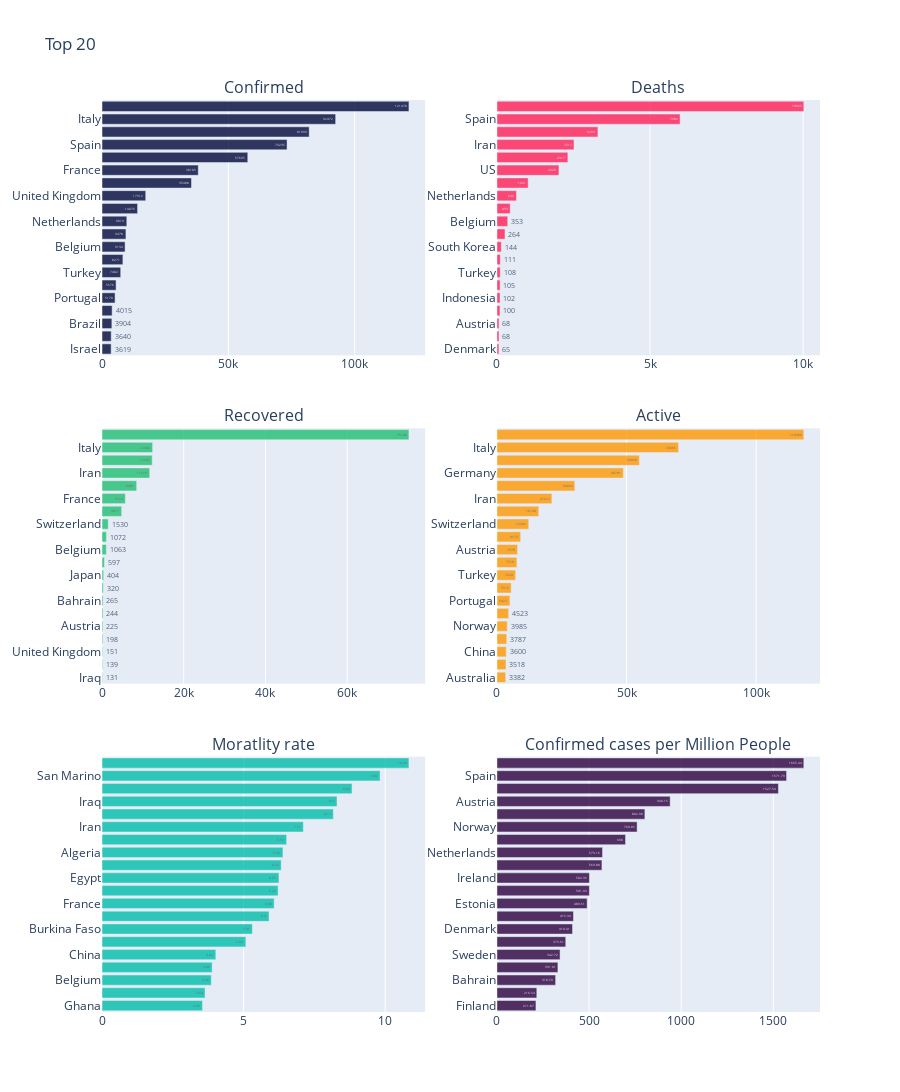

Here is the notebook cell this chart was saved with:
### Markdown cell above
# Top 20 Countries

### Code cell
# Confirmed ==================================================================================================

fig_c = px.bar(flg.sort_values('Confirmed').tail(20), x="Confirmed", y="Country/Region", text='Confirmed', orientation='h')
fig_c.update_traces(marker_color='#000839', opacity=0.8, textposition='auto')
fig_c.update_layout(uniformtext_minsize=8, uniformtext_mode='hide')

# Deaths ===================================================================================================

fig_d = px.bar(flg.sort_values('Deaths').tail(20), x="Deaths", y="Country/Region",  text='Deaths', orientation='h')
fig_d.update_traces(marker_color='#ff1e56', opacity=0.8, textposition='auto')
fig_d.update_layout(uniformtext_minsize=8, uniformtext_mode='hide')

# Recovered =================================================================================================

fig_r = px.bar(flg.sort_values('Recovered').tail(20), x="Recovered", y="Country/Region", text='Recovered', orientation='h')
fig_r.update_traces(marker_color=rec, opacity=0.8, textposition='auto')
fig_r.update_layout(uniformtext_minsize=8, uniformtext_mode='hide')

# Active ====================================================================================================

fig_a = px.bar(flg.sort_values('Active').tail(20), x="Active", y="Country/Region", text='Active', orientation='h')
fig_a.update_traces(marker_color=act, opacity=0.8, textposition='auto')
fig_a.update_layout(uniformtext_minsize=8, uniformtext_mode='hide')

# Moratality ================================================================================================

fig_m = px.bar(temp_m.sort_values('Mortality Rate').tail(20), x="Mortality Rate", y="Country/Region", text='Mortality Rate', orientation='h')
fig_m.update_traces(marker_color='#00bdaa', opacity=0.8, textposition='auto')
fig_m.update_layout(uniformtext_minsize=8, uniformtext_mode='hide')

# Per Million People =================================================================================================

fig_p = px.bar(temp_p.sort_values('Confirmed Per Million People').tail(20), x='Confirmed Per Million People', y='Country/Region', orientation='h', text='Confirmed Per Million People')
fig_p.update_traces(marker_color='#2c003e', opacity=0.8, textposition='auto')
fig_p.update_layout(uniformtext_minsize=8, uniformtext_mode='hide')

# ==========================================================================================================

fig = make_subplots(rows=3, cols=2, shared_xaxes=False, vertical_spacing=0.08, horizontal_spacing=0.1,
                    subplot_titles=("Confirmed", "Deaths", "Recovered", "Active", "Moratlity rate", "Confirmed cases per Million People"))
fig.add_trace(fig_c['data'][0], row=1, col=1)
fig.add_trace(fig_d['data'][0], row=1, col=2)
fig.add_trace(fig_r['data'][0], row=2, col=1)
fig.add_trace(fig_a['data'][0], row=2, col=2)
fig.add_trace(fig_m['data'][0], row=3, col=1)
fig.add_trace(fig_p['data'][0], row=3, col=2)
fig.update_layout(height=1200, title_text="Top 20")

### Figure 1 — Plotly figure (JSON) as saved in the notebook; plotly's stock layout.template omitted (floating-point values rounded to 4 significant figures)
{"data": [{"alignmentgroup": "True", "hoverlabel": {"namelength": 0}, "hovertemplate": "Confirmed=%{text}<br>Country/Region=%{y}", "legendgroup": "", "marker": {"color": "#000839"}, "name": "", "offsetgroup": "", "opacity": 0.8, "orientation": "h", "showlegend": false, "text": [3619, 3640, 3904, 4015, 5170, 5576, 7402, 8271, 9134, 9478, 9819, 14076, 17312, 35408, 38105, 57695, 73235, 81999, 92472, 121478], "textposition": "auto", "type": "bar", "x": [3619, 3640, 3904, 4015, 5170, 5576, 7402, 8271, 9134, 9478, 9819, 14076, 17312, 35408, 38105, 57695, 73235, 81999, 92472, 121478], "xaxis": "x", "y": ["Israel", "Australia", "Brazil", "Norway", "Portugal", "Canada", "Turkey", "Austria", "Belgium", "South Korea", "Netherlands", "Switzerland", "United Kingdom", "Iran", "France", "Germany", "Spain", "China", "Italy", "US"], "yaxis": "y"}, {"alignmentgroup": "True", "hoverlabel": {"namelength": 0}, "hovertemplate": "Deaths=%{text}<br>Country/Region=%{y}", "legendgroup": "", "marker": {"color": "#ff1e56"}, "name": "", "offsetgroup": "", "opacity": 0.8, "orientation": "h", "showlegend": false, "text": [65, 68, 68, 100, 102, 105, 108, 111, 144, 264, 353, 433, 640, 1021, 2026, 2317, 2517, 3299, 5982, 10023], "textposition": "auto", "type": "bar", "x": [65, 68, 68, 100, 102, 105, 108, 111, 144, 264, 353, 433, 640, 1021, 2026, 2317, 2517, 3299, 5982, 10023], "xaxis": "x2", "y": ["Denmark", "Philippines", "Austria", "Portugal", "Indonesia", "Sweden", "Turkey", "Brazil", "South Korea", "Switzerland", "Belgium", "Germany", "Netherlands", "United Kingdom", "US", "France", "Iran", "China", "Spain", "Italy"], "yaxis": "y2"}, {"alignmentgroup": "True", "hoverlabel": {"namelength": 0}, "hovertemplate": "Recovered=%{text}<br>Country/Region=%{y}", "legendgroup": "", "marker": {"color": "#21bf73"}, "name": "", "offsetgroup": "", "opacity": 0.8, "orientation": "h", "showlegend": false, "text": [131, 139, 151, 198, 225, 244, 265, 320, 404, 597, 1063, 1072, 1530, 4811, 5724, 8481, 11679, 12285, 12384, 75100], "textposition": "auto", "type": "bar", "x": [131, 139, 151, 198, 225, 244, 265, 320, 404, 597, 1063, 1072, 1530, 4811, 5724, 8481, 11679, 12285, 12384, 75100], "xaxis": "x3", "y": ["Iraq", "Romania", "United Kingdom", "Singapore", "Austria", "Australia", "Bahrain", "Malaysia", "Japan", "Diamond Princess", "Belgium", "US", "Switzerland", "South Korea", "France", "Germany", "Iran", "Spain", "Italy", "China"], "yaxis": "y3"}, {"alignmentgroup": "True", "hoverlabel": {"namelength": 0}, "hovertemplate": "Active=%{text}<br>Country/Region=%{y}", "legendgroup": "", "marker": {"color": "#fe9801"}, "name": "", "offsetgroup": "", "opacity": 0.8, "orientation": "h", "showlegend": false, "text": [3382, 3518, 3600, 3787, 3985, 4523, 5027, 5515, 7224, 7718, 7978, 9173, 12282, 16140, 21212, 30064, 48781, 54968, 70065, 118380], "textposition": "auto", "type": "bar", "x": [3382, 3518, 3600, 3787, 3985, 4523, 5027, 5515, 7224, 7718, 7978, 9173, 12282, 16140, 21212, 30064, 48781, 54968, 70065, 118380], "xaxis": "x4", "y": ["Australia", "Israel", "China", "Brazil", "Norway", "South Korea", "Portugal", "Canada", "Turkey", "Belgium", "Austria", "Netherlands", "Switzerland", "United Kingdom", "Iran", "France", "Germany", "Spain", "Italy", "US"], "yaxis": "y4"}, {"alignmentgroup": "True", "hoverlabel": {"namelength": 0}, "hovertemplate": "Mortality Rate=%{text}<br>Country/Region=%{y}", "legendgroup": "", "marker": {"color": "#00bdaa"}, "name": "", "offsetgroup": "", "opacity": 0.8, "orientation": "h", "showlegend": false, "text": [3.55, 3.64, 3.86, 3.89, 4.02, 5.08, 5.31, 5.9, 6.08, 6.22, 6.25, 6.33, 6.39, 6.52, 7.11, 8.17, 8.3, 8.83, 9.82, 10.84], "textposition": "auto", "type": "bar", "x": [3.55, 3.64, 3.86, 3.89, 4.02, 5.08, 5.31, 5.9, 6.08, 6.22, 6.25, 6.33, 6.39, 6.52, 7.11, 8.17, 8.3, 8.83, 9.82, 10.84], "xaxis": "x5", "y": ["Ghana", "Afghanistan", "Belgium", "Dominican Republic", "China", "Albania", "Burkina Faso", "United Kingdom", "France", "Morocco", "Egypt", "Philippines", "Algeria", "Netherlands", "Iran", "Spain", "Iraq", "Indonesia", "San Marino", "Italy"], "yaxis": "y5"}, {"alignmentgroup": "True", "hoverlabel": {"namelength": 0}, "hovertemplate": "Confirmed Per Million People=%{text}<br>Country/Region=%{y}", "legendgroup": "", "marker": {"color": "#2c003e"}, "name": "", "offsetgroup": "", "opacity": 0.8, "orientation": "h", "showlegend": false, "text": [211.9, 216.5, 318.6, 331.0, 342.7, 373.6, 410.4, 415.3, 489.6, 501.9, 502.4, 569.9, 573.2, 698, 760.9, 803.0, 940.1, 1528.0, 1572.0, 1665.0], "textposition": "auto", "type": "bar", "x": [211.9, 216.5, 318.6, 331.0, 342.7, 373.6, 410.4, 415.3, 489.6, 501.9, 502.4, 569.9, 573.2, 698, 760.9, 803.0, 940.1, 1528.0, 1572.0, 1665.0], "xaxis": "x6", "y": ["Finland", "Qatar", "Bahrain", "Slovenia", "Sweden", "US", "Denmark", "Israel", "Estonia", "Portugal", "Ireland", "France", "Netherlands", "Germany", "Norway", "Belgium", "Austria", "Italy", "Spain", "Switzerland"], "yaxis": "y6"}], "layout": {"annotations": [{"font": {"size": 16}, "showarrow": false, "text": "Confirmed", "x": 0.225, "xanchor": "center", "xref": "paper", "y": 1, "yanchor": "bottom", "yref": "paper"}, {"font": {"size": 16}, "showarrow": false, "text": "Deaths", "x": 0.775, "xanchor": "center", "xref": "paper", "y": 1, "yanchor": "bottom", "yref": "paper"}, {"font": {"size": 16}, "showarrow": false, "text": "Recovered", "x": 0.225, "xanchor": "center", "xref": "paper", "y": 0.64, "yanchor": "bottom", "yref": "paper"}, {"font": {"size": 16}, "showarrow": false, "text": "Active", "x": 0.775, "xanchor": "center", "xref": "paper", "y": 0.64, "yanchor": "bottom", "yref": "paper"}, {"font": {"size": 16}, "showarrow": false, "text": "Moratlity rate", "x": 0.225, "xanchor": "center", "xref": "paper", "y": 0.28, "yanchor": "bottom", "yref": "paper"}, {"font": {"size": 16}, "showarrow": false, "text": "Confirmed cases per Million People", "x": 0.775, "xanchor": "center", "xref": "paper", "y": 0.28, "yanchor": "bottom", "yref": "paper"}], "height": 1200, "title": {"text": "Top 20"}, "xaxis": {"anchor": "y", "domain": [0, 0.45]}, "xaxis2": {"anchor": "y2", "domain": [0.55, 1]}, "xaxis3": {"anchor": "y3", "domain": [0, 0.45]}, "xaxis4": {"anchor": "y4", "domain": [0.55, 1]}, "xaxis5": {"anchor": "y5", "domain": [0, 0.45]}, "xaxis6": {"anchor": "y6", "domain": [0.55, 1]}, "yaxis": {"anchor": "x", "domain": [0.72, 1]}, "yaxis2": {"anchor": "x2", "domain": [0.72, 1]}, "yaxis3": {"anchor": "x3", "domain": [0.36, 0.64]}, "yaxis4": {"anchor": "x4", "domain": [0.36, 0.64]}, "yaxis5": {"anchor": "x5", "domain": [0, 0.28]}, "yaxis6": {"anchor": "x6", "domain": [0, 0.28]}}}
